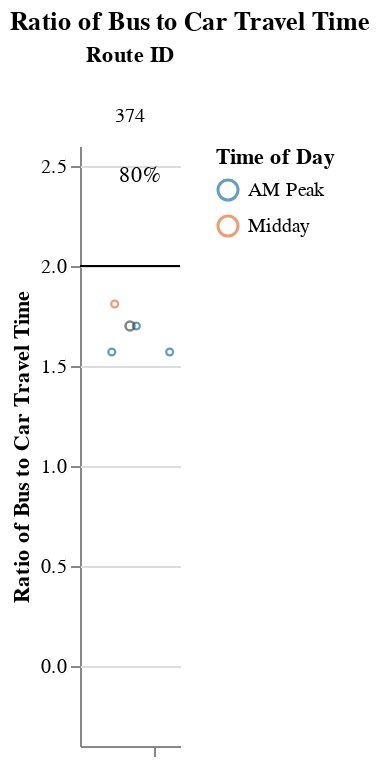
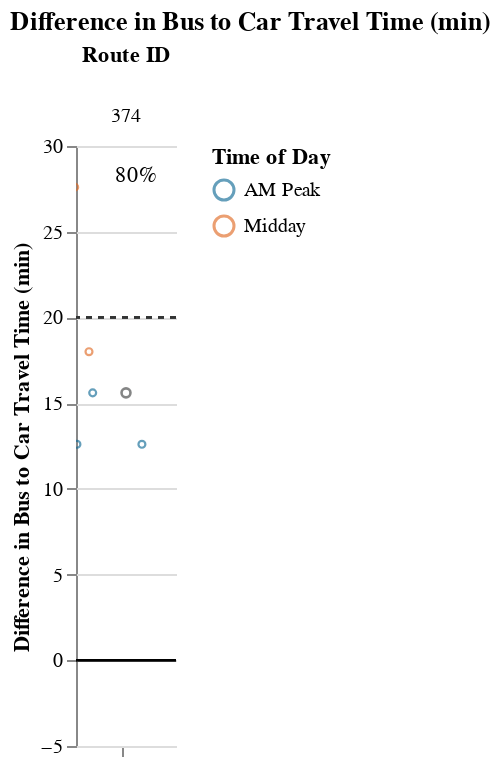

Notebook code cell kept with these figures, in order:
### Markdown cell above
## Viable Competitive Routes
### Short Routes (< 1 hr)

### Code cell
# Allow for possibility that operator doesn't have routes that fall into certain route_groups
# But, jupyterbook will not like markdown with f-string
# separate out route_group and put in each cell, and use try/except + if to display...
# but all 3 route groups must be displayed. just add sentence about why no routes were returned at the end
route_group = "short"
try:
    display_charts_for_route_group(df, route_group)
except:
    print("No routes meet this criteria.")

### Figure 1 — Vega-Lite specification as saved in the notebook (floating-point values rounded to 4 significant figures)
{"config": {"view": {"continuousWidth": 400, "continuousHeight": 300, "stroke": null}, "facet": {"spacing": 0}}, "data": {"name": "data-118241b5a6edecbc45389daece32334a"}, "facet": {"column": {"field": "route_id", "sort": ["374"], "title": "Route ID", "type": "nominal"}}, "spec": {"layer": [{"mark": "rule", "encoding": {"color": {"value": "black"}, "y": {"field": "cutoff", "type": "quantitative"}}, "selection": {"selector001": {"type": "interval", "bind": "scales", "encodings": ["x", "y"]}}}, {"mark": {"type": "point", "opacity": 0.65, "size": 12, "strokeWidth": 1.1}, "encoding": {"color": {"field": "time_of_day", "scale": {"range": ["#136C97", "#E16B26", "#F6BF16", "#00896B", "#7790A3", "#5B559C"]}, "sort": ["AM Peak", "Midday", "PM Peak", "Owl Service"], "title": "Time of Day", "type": "nominal"}, "tooltip": [{"field": "route_id", "type": "nominal"}, {"field": "trip_id", "type": "nominal"}, {"field": "service_hours", "type": "quantitative"}, {"field": "car_duration_hours", "type": "quantitative"}, {"field": "bus_multiplier", "type": "quantitative"}, {"field": "bus_difference", "type": "quantitative"}, {"field": "num_trips", "type": "quantitative"}, {"field": "num_competitive", "type": "quantitative"}, {"field": "pct_trips_competitive", "type": "quantitative"}, {"field": "p25", "type": "quantitative"}, {"field": "p50", "type": "quantitative"}, {"field": "p75", "type": "quantitative"}], "x": {"axis": {"grid": false, "labels": false, "ticks": true, "values": [0]}, "field": "jitter", "scale": {}, "title": null, "type": "quantitative"}, "y": {"field": "bus_multiplier", "scale": {"domain": [-0.25, 2.5]}, "title": "Ratio of Bus to Car Travel Time", "type": "quantitative"}}, "transform": [{"calculate": "sqrt(-2*log(random()))*cos(2*PI*random())", "as": "jitter"}], "width": 50}, {"layer": [{"mark": {"type": "point", "opacity": 0.6, "size": 20, "strokeWidth": 1.3}, "encoding": {"color": {"value": "#323434"}, "y": {"field": "bus_multiplier", "type": "quantitative"}}, "transform": [{"filter": "(datum.p50_trip === 1)"}]}, {"mark": {"type": "text", "align": "center", "baseline": "middle"}, "encoding": {"color": {"value": "black"}, "text": {"field": "pct_trips_competitive", "format": ".0%", "type": "quantitative"}, "tooltip": [{"field": "route_id", "type": "nominal"}, {"field": "trip_id", "type": "nominal"}, {"field": "service_hours", "type": "quantitative"}, {"field": "car_duration_hours", "type": "quantitative"}, {"field": "bus_multiplier", "type": "quantitative"}, {"field": "bus_difference", "type": "quantitative"}, {"field": "num_trips", "type": "quantitative"}, {"field": "num_competitive", "type": "quantitative"}, {"field": "pct_trips_competitive", "type": "quantitative"}, {"field": "p25", "type": "quantitative"}, {"field": "p50", "type": "quantitative"}, {"field": "p75", "type": "quantitative"}], "x": {"value": 30}, "y": {"value": 15}}, "transform": [{"calculate": "sqrt(-2*log(random()))*cos(2*PI*random())", "as": "jitter"}, {"filter": "(datum.fastest_trip === 1)"}]}]}]}, "resolve": {"scale": {"y": "shared"}}, "title": "Ratio of Bus to Car Travel Time", "$schema": "https://vega.github.io/schema/vega-lite/v4.17.0.json", "datasets": {"data-118241b5a6edecbc45389daece32334a": [{"calitp_itp_id": 34, "trip_key": 5892677553650632622, "trip_id": "t_1464309_b_30344_tn_0", "shape_id": "p_1276639", "route_id": "374", "service_hours": 0.58, "trip_first_departure_ts": 25200, "trip_last_arrival_ts": 27300, "departure_hour": 7, "time_of_day": "AM Peak", "p25": 0.58, "p50": 0.63, "p75": 0.67, "p50_trip": 0, "fastest_trip": 1, "car_duration_hours": 0.37, "competitive_route": 1, "bus_multiplier": 1.57, "bus_difference": 12.6, "num_trips": 5, "num_competitive": 4, "pct_trips_competitive": 0.8, "bus_difference_spread": 15.0, "route_group": "short", "max_trip_hrs": 0.83, "max_trip_route_group": 1.0, "name": "City of Beaumont", "caltrans_district": "08 - San Bernardino", "drmt_organization_name": null, "cutoff2": 20, "cutoff": 2}, {"calitp_itp_id": 34, "trip_key": 5462754935045100504, "trip_id": "t_1464310_b_30344_tn_0", "shape_id": "p_1276641", "route_id": "374", "service_hours": 0.58, "trip_first_departure_ts": 27300, "trip_last_arrival_ts": 29400, "departure_hour": 7, "time_of_day": "AM Peak", "p25": 0.58, "p50": 0.63, "p75": 0.67, "p50_trip": 0, "fastest_trip": 0, "car_duration_hours": 0.37, "competitive_route": 1, "bus_multiplier": 1.57, "bus_difference": 12.6, "num_trips": 5, "num_competitive": 4, "pct_trips_competitive": 0.8, "bus_difference_spread": 15.0, "route_group": "short", "max_trip_hrs": 0.83, "max_trip_route_group": 1.0, "name": "City of Beaumont", "caltrans_district": "08 - San Bernardino", "drmt_organization_name": null, "cutoff2": 20, "cutoff": 2}, {"calitp_itp_id": 34, "trip_key": -1579305071204761968, "trip_id": "t_1464311_b_30344_tn_0", "shape_id": "p_1276641", "route_id": "374", "service_hours": 0.63, "trip_first_departure_ts": 27600, "trip_last_arrival_ts": 29880, "departure_hour": 7, "time_of_day": "AM Peak", "p25": 0.58, "p50": 0.63, "p75": 0.67, "p50_trip": 1, "fastest_trip": 0, "car_duration_hours": 0.37, "competitive_route": 1, "bus_multiplier": 1.7, "bus_difference": 15.6, "num_trips": 5, "num_competitive": 4, "pct_trips_competitive": 0.8, "bus_difference_spread": 15.0, "route_group": "short", "max_trip_hrs": 0.83, "max_trip_route_group": 1.0, "name": "City of Beaumont", "caltrans_district": "08 - San Bernardino", "drmt_organization_name": null, "cutoff2": 20, "cutoff": 2}, {"calitp_itp_id": 34, "trip_key": -6303257823472920984, "trip_id": "t_1464312_b_30344_tn_0", "shape_id": "p_1276644", "route_id": "374", "service_hours": 0.67, "trip_first_departure_ts": 54900, "trip_last_arrival_ts": 57300, "departure_hour": 15, "time_of_day": "Midday", "p25": 0.58, "p50": 0.63, "p75": 0.67, "p50_trip": 0, "fastest_trip": 0, "car_duration_hours": 0.37, "competitive_route": 1, "bus_multiplier": 1.81, "bus_difference": 18.0, "num_trips": 5, "num_competitive": 4, "pct_trips_competitive": 0.8, "bus_difference_spread": 15.0, "route_group": "short", "max_trip_hrs": 0.83, "max_trip_route_group": 1.0, "name": "City of Beaumont", "caltrans_district": "08 - San Bernardino", "drmt_organization_name": null, "cutoff2": 20, "cutoff": 2}, {"calitp_itp_id": 34, "trip_key": 5135752337688310872, "trip_id": "t_1464313_b_30344_tn_0", "shape_id": "p_1276643", "route_id": "374", "service_hours": 0.83, "trip_first_departure_ts": 57600, "trip_last_arrival_ts": 60600, "departure_hour": 16, "time_of_day": "Midday", "p25": 0.58, "p50": 0.63, "p75": 0.67, "p50_trip": 0, "fastest_trip": 0, "car_duration_hours": 0.37, "competitive_route": 1, "bus_multiplier": 2.24, "bus_difference": 27.6, "num_trips": 5, "num_competitive": 4, "pct_trips_competitive": 0.8, "bus_difference_spread": 15.0, "route_group": "short", "max_trip_hrs": 0.83, "max_trip_route_group": 1.0, "name": "City of Beaumont", "caltrans_district": "08 - San Bernardino", "drmt_organization_name": null, "cutoff2": 20, "cutoff": 2}]}}

### Figure 2 — Vega-Lite specification as saved in the notebook (floating-point values rounded to 4 significant figures)
{"config": {"view": {"continuousWidth": 400, "continuousHeight": 300, "stroke": null}, "facet": {"spacing": 0}}, "data": {"name": "data-68d0e3ec6eac339166b3a8eda93cef5a"}, "facet": {"column": {"field": "route_id", "sort": ["374"], "title": "Route ID", "type": "nominal"}}, "spec": {"layer": [{"mark": "rule", "encoding": {"color": {"value": "black"}, "y": {"field": "cutoff", "type": "quantitative"}}, "selection": {"selector002": {"type": "interval", "bind": "scales", "encodings": ["x", "y"]}}}, {"mark": {"type": "rule", "strokeDash": [3, 3]}, "encoding": {"color": {"value": "#323434"}, "y": {"field": "cutoff2", "type": "quantitative"}}}, {"mark": {"type": "point", "opacity": 0.65, "size": 12, "strokeWidth": 1.1}, "encoding": {"color": {"field": "time_of_day", "scale": {"range": ["#136C97", "#E16B26", "#F6BF16", "#00896B", "#7790A3", "#5B559C"]}, "sort": ["AM Peak", "Midday", "PM Peak", "Owl Service"], "title": "Time of Day", "type": "nominal"}, "tooltip": [{"field": "route_id", "type": "nominal"}, {"field": "trip_id", "type": "nominal"}, {"field": "service_hours", "type": "quantitative"}, {"field": "car_duration_hours", "type": "quantitative"}, {"field": "bus_multiplier", "type": "quantitative"}, {"field": "bus_difference", "type": "quantitative"}, {"field": "num_trips", "type": "quantitative"}, {"field": "num_competitive", "type": "quantitative"}, {"field": "pct_trips_competitive", "type": "quantitative"}, {"field": "p25", "type": "quantitative"}, {"field": "p50", "type": "quantitative"}, {"field": "p75", "type": "quantitative"}], "x": {"axis": {"grid": false, "labels": false, "ticks": true, "values": [0]}, "field": "jitter", "scale": {}, "title": null, "type": "quantitative"}, "y": {"field": "bus_difference", "scale": {"domain": [-5, 27.6]}, "title": "Difference in Bus to Car Travel Time (min)", "type": "quantitative"}}, "transform": [{"calculate": "sqrt(-2*log(random()))*cos(2*PI*random())", "as": "jitter"}], "width": 50}, {"layer": [{"mark": {"type": "point", "opacity": 0.6, "size": 20, "strokeWidth": 1.3}, "encoding": {"color": {"value": "#323434"}, "y": {"field": "bus_difference", "type": "quantitative"}}, "transform": [{"filter": "(datum.p50_trip === 1)"}]}, {"mark": {"type": "text", "align": "center", "baseline": "middle"}, "encoding": {"color": {"value": "black"}, "text": {"field": "pct_trips_competitive", "format": ".0%", "type": "quantitative"}, "tooltip": [{"field": "route_id", "type": "nominal"}, {"field": "trip_id", "type": "nominal"}, {"field": "service_hours", "type": "quantitative"}, {"field": "car_duration_hours", "type": "quantitative"}, {"field": "bus_multiplier", "type": "quantitative"}, {"field": "bus_difference", "type": "quantitative"}, {"field": "num_trips", "type": "quantitative"}, {"field": "num_competitive", "type": "quantitative"}, {"field": "pct_trips_competitive", "type": "quantitative"}, {"field": "p25", "type": "quantitative"}, {"field": "p50", "type": "quantitative"}, {"field": "p75", "type": "quantitative"}], "x": {"value": 30}, "y": {"value": 15}}, "transform": [{"calculate": "sqrt(-2*log(random()))*cos(2*PI*random())", "as": "jitter"}, {"filter": "(datum.fastest_trip === 1)"}]}]}]}, "resolve": {"scale": {"y": "shared"}}, "title": "Difference in Bus to Car Travel Time (min)", "$schema": "https://vega.github.io/schema/vega-lite/v4.17.0.json", "datasets": {"data-68d0e3ec6eac339166b3a8eda93cef5a": [{"calitp_itp_id": 34, "trip_key": 5892677553650632622, "trip_id": "t_1464309_b_30344_tn_0", "shape_id": "p_1276639", "route_id": "374", "service_hours": 0.58, "trip_first_departure_ts": 25200, "trip_last_arrival_ts": 27300, "departure_hour": 7, "time_of_day": "AM Peak", "p25": 0.58, "p50": 0.63, "p75": 0.67, "p50_trip": 0, "fastest_trip": 1, "car_duration_hours": 0.37, "competitive_route": 1, "bus_multiplier": 1.57, "bus_difference": 12.6, "num_trips": 5, "num_competitive": 4, "pct_trips_competitive": 0.8, "bus_difference_spread": 15.0, "route_group": "short", "max_trip_hrs": 0.83, "max_trip_route_group": 1.0, "name": "City of Beaumont", "caltrans_district": "08 - San Bernardino", "drmt_organization_name": null, "cutoff2": 20, "cutoff": 0}, {"calitp_itp_id": 34, "trip_key": 5462754935045100504, "trip_id": "t_1464310_b_30344_tn_0", "shape_id": "p_1276641", "route_id": "374", "service_hours": 0.58, "trip_first_departure_ts": 27300, "trip_last_arrival_ts": 29400, "departure_hour": 7, "time_of_day": "AM Peak", "p25": 0.58, "p50": 0.63, "p75": 0.67, "p50_trip": 0, "fastest_trip": 0, "car_duration_hours": 0.37, "competitive_route": 1, "bus_multiplier": 1.57, "bus_difference": 12.6, "num_trips": 5, "num_competitive": 4, "pct_trips_competitive": 0.8, "bus_difference_spread": 15.0, "route_group": "short", "max_trip_hrs": 0.83, "max_trip_route_group": 1.0, "name": "City of Beaumont", "caltrans_district": "08 - San Bernardino", "drmt_organization_name": null, "cutoff2": 20, "cutoff": 0}, {"calitp_itp_id": 34, "trip_key": -1579305071204761968, "trip_id": "t_1464311_b_30344_tn_0", "shape_id": "p_1276641", "route_id": "374", "service_hours": 0.63, "trip_first_departure_ts": 27600, "trip_last_arrival_ts": 29880, "departure_hour": 7, "time_of_day": "AM Peak", "p25": 0.58, "p50": 0.63, "p75": 0.67, "p50_trip": 1, "fastest_trip": 0, "car_duration_hours": 0.37, "competitive_route": 1, "bus_multiplier": 1.7, "bus_difference": 15.6, "num_trips": 5, "num_competitive": 4, "pct_trips_competitive": 0.8, "bus_difference_spread": 15.0, "route_group": "short", "max_trip_hrs": 0.83, "max_trip_route_group": 1.0, "name": "City of Beaumont", "caltrans_district": "08 - San Bernardino", "drmt_organization_name": null, "cutoff2": 20, "cutoff": 0}, {"calitp_itp_id": 34, "trip_key": -6303257823472920984, "trip_id": "t_1464312_b_30344_tn_0", "shape_id": "p_1276644", "route_id": "374", "service_hours": 0.67, "trip_first_departure_ts": 54900, "trip_last_arrival_ts": 57300, "departure_hour": 15, "time_of_day": "Midday", "p25": 0.58, "p50": 0.63, "p75": 0.67, "p50_trip": 0, "fastest_trip": 0, "car_duration_hours": 0.37, "competitive_route": 1, "bus_multiplier": 1.81, "bus_difference": 18.0, "num_trips": 5, "num_competitive": 4, "pct_trips_competitive": 0.8, "bus_difference_spread": 15.0, "route_group": "short", "max_trip_hrs": 0.83, "max_trip_route_group": 1.0, "name": "City of Beaumont", "caltrans_district": "08 - San Bernardino", "drmt_organization_name": null, "cutoff2": 20, "cutoff": 0}, {"calitp_itp_id": 34, "trip_key": 5135752337688310872, "trip_id": "t_1464313_b_30344_tn_0", "shape_id": "p_1276643", "route_id": "374", "service_hours": 0.83, "trip_first_departure_ts": 57600, "trip_last_arrival_ts": 60600, "departure_hour": 16, "time_of_day": "Midday", "p25": 0.58, "p50": 0.63, "p75": 0.67, "p50_trip": 0, "fastest_trip": 0, "car_duration_hours": 0.37, "competitive_route": 1, "bus_multiplier": 2.24, "bus_difference": 27.6, "num_trips": 5, "num_competitive": 4, "pct_trips_competitive": 0.8, "bus_difference_spread": 15.0, "route_group": "short", "max_trip_hrs": 0.83, "max_trip_route_group": 1.0, "name": "City of Beaumont", "caltrans_district": "08 - San Bernardino", "drmt_organization_name": null, "cutoff2": 20, "cutoff": 0}]}}
